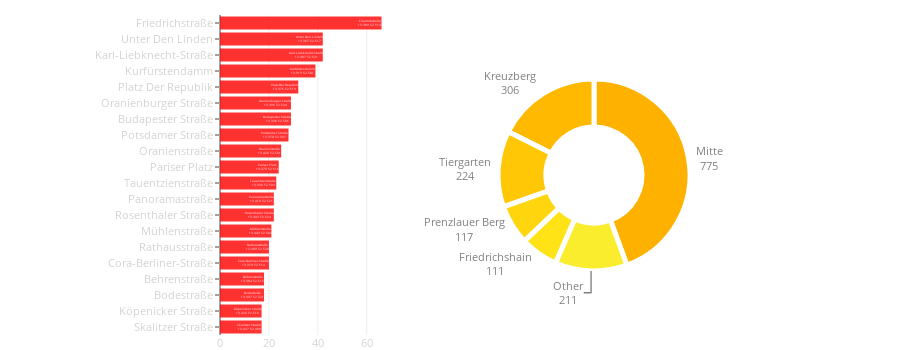

Notebook cell for this chart:
### Code cell
street_area_combine(city_data)

### Figure 1 — Plotly figure (JSON) as saved in the notebook; plotly's stock layout.template omitted (floating-point values rounded to 4 significant figures)
{"data": [{"hoverinfo": "text", "marker": {"color": "red"}, "opacity": 0.8, "orientation": "h", "showlegend": false, "text": ["Friedrichstraße<br>13.389 52.514", "Unter Den Linden<br>13.387 52.517", "Karl-Liebknecht-Straße<br>13.407 52.521", "Kurfürstendamm<br>13.313 52.501", "Platz Der Republik<br>13.376 52.519", "Oranienburger Straße<br>13.396 52.524", "Budapester Straße<br>13.338 52.506", "Potsdamer Straße<br>13.370 52.507", "Oranienstraße<br>13.420 52.501", "Pariser Platz<br>13.379 52.516", "Tauentzienstraße<br>13.339 52.503", "Panoramastraße<br>13.410 52.521", "Rosenthaler Straße<br>13.403 52.524", "Mühlenstraße<br>13.443 52.504", "Rathausstraße<br>13.409 52.520", "Cora-Berliner-Straße<br>13.379 52.514", "Behrenstraße<br>13.384 52.515", "Bodestraße<br>13.397 52.521", "Köpenicker Straße<br>13.420 52.510", "Skalitzer Straße<br>13.427 52.499"], "type": "bar", "uid": "4312d38c-58aa-11e9-a3ad-3c15c2cf2370", "x": [66, 42, 42, 39, 32, 29, 29, 28, 25, 24, 23, 22, 22, 21, 20, 20, 18, 18, 17, 17], "y": ["Friedrichstraße", "Unter Den Linden", "Karl-Liebknecht-Straße", "Kurfürstendamm", "Platz Der Republik", "Oranienburger Straße", "Budapester Straße", "Potsdamer Straße", "Oranienstraße", "Pariser Platz", "Tauentzienstraße", "Panoramastraße", "Rosenthaler Straße", "Mühlenstraße", "Rathausstraße", "Cora-Berliner-Straße", "Behrenstraße", "Bodestraße", "Köpenicker Straße", "Skalitzer Straße"]}, {"domain": {"x": [0.1, 1], "y": [0.2, 0.8]}, "hole": 0.5, "hoverinfo": "label+percent+value", "labels": ["Mitte", "Kreuzberg", "Tiergarten", "Prenzlauer Berg", "Friedrichshain", "Other"], "marker": {"colors": ["#ffb100", "#ffba00", "#ffc706", "#ffd50e", "#ffe317", "#faed2d"], "line": {"color": "white", "width": 5}}, "sort": false, "textfont": {"color": "grey", "size": 11}, "textinfo": "label+value", "textposition": "outside", "type": "pie", "uid": "4312d69a-58aa-11e9-bb19-3c15c2cf2370", "values": [775, 306, 224, 117, 111, 211]}], "layout": {"height": 350, "hovermode": "closest", "margin": {"b": 15, "l": 220, "r": 0, "t": 15}, "showlegend": false, "width": 900, "xaxis": {"domain": [0, 0.25], "tickfont": {"color": "lightgrey", "size": 11}}, "yaxis": {"autorange": "reversed", "domain": [0, 1], "tickfont": {"color": "lightgrey", "size": 11}, "ticklen": 4}}}
